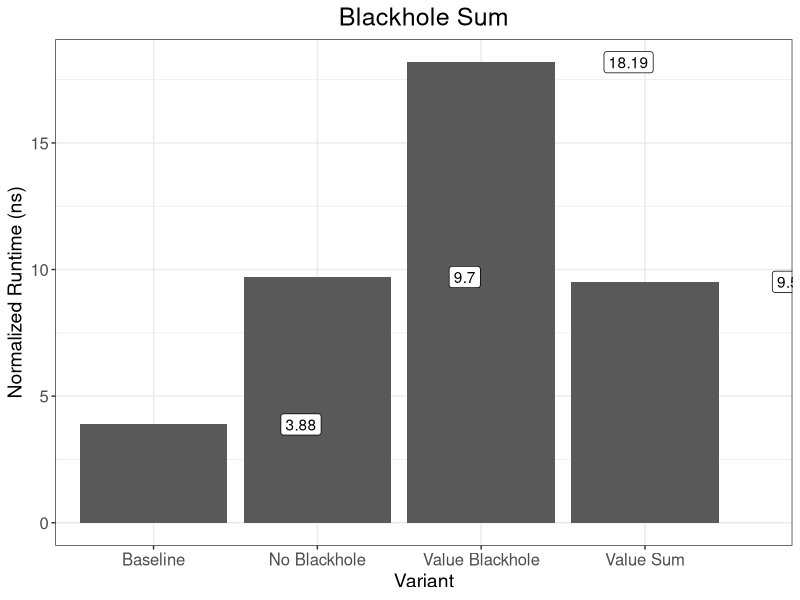
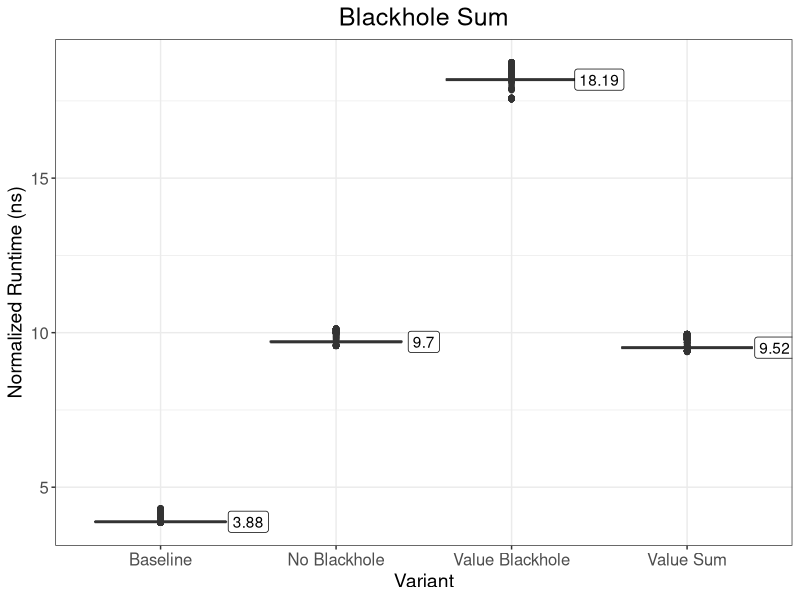

Write R code to recreate these figures, in order.
library("ggplot2")
library("plyr")

#loading data
bhs <- read.csv("bhs.csv")

#indices
index.baseline <- bhs$benchmark == "baseline"
index.noBlackhole <- bhs$benchmark == "noBlackhole"
index.valueSum <- bhs$benchmark == "valueSum"
index.valueBlackhole <- bhs$benchmark == "valueBlackhole"

#processing values
bhs$value_proc <- bhs$value / (2 ^ 14)

#sampling
baseline <- bhs[index.baseline, 3:4]
noBlackhole <- bhs[index.noBlackhole, 3:4]
valueSum <- bhs[index.valueSum, 3:4]
valueBlackhole <- bhs[index.valueBlackhole, 3:4]

sample.size <- 10000

sampled.baseline <- sample(baseline$value_proc, size = sample.size, replace = TRUE, prob = baseline$count)
sampled.noBlackhole <- sample(noBlackhole$value_proc, size = sample.size, replace = TRUE, prob = noBlackhole$count)
sampled.valueSum <- sample(valueSum$value_proc, size = sample.size, replace = TRUE, prob = valueSum$count)
sampled.valueBlackhole <- sample(valueBlackhole$value_proc, size = sample.size, replace = TRUE, prob = valueBlackhole$count)

sampled.df <- data.frame(
  benchmark = c(
    rep("Baseline", sample.size),
    rep("No Blackhole", sample.size),
    rep("Value Sum", sample.size),
    rep("Value Blackhole", sample.size)
  ),
  value = c(sampled.baseline, sampled.noBlackhole, sampled.valueSum, sampled.valueBlackhole)
)

sampled.medians <- data.frame(
  benchmark = c("Baseline", "No Blackhole", "Value Sum", "Value Blackhole"),
  value = c(
    median(sampled.baseline), 
    median(sampled.noBlackhole), 
    median(sampled.valueSum), 
    median(sampled.valueBlackhole)
  )
)

# Plots

plotBox <- ggplot(sampled.df, aes(x=benchmark, y=value)) + 
  geom_boxplot() +
  geom_label(data = sampled.medians, aes(label = round(value, 2)), nudge_x = 0.5) +
  ggtitle("Blackhole Sum") +
  ylab("Normalized Runtime (ns)") +
  xlab("Variant") +
  theme_bw() +
  theme(
    axis.text = element_text(size = 12), 
    axis.title = element_text(size = 14),
    plot.title = element_text(size = 18, hjust = 0.5)
  )

plotBar <- ggplot(sampled.medians, aes(x=benchmark, y=value)) + 
  geom_bar(stat = "identity", position = "dodge") +
  geom_label(aes(label = round(value, 2)), nudge_x = 0.9) +
  ggtitle("Blackhole Sum") +
  ylab("Normalized Runtime (ns)") +
  xlab("Variant") +
  theme_bw() +
  theme(
    axis.text = element_text(size = 12), 
    axis.title = element_text(size = 14),
    plot.title = element_text(size = 18, hjust = 0.5),
    legend.position = "none"
  ) 
